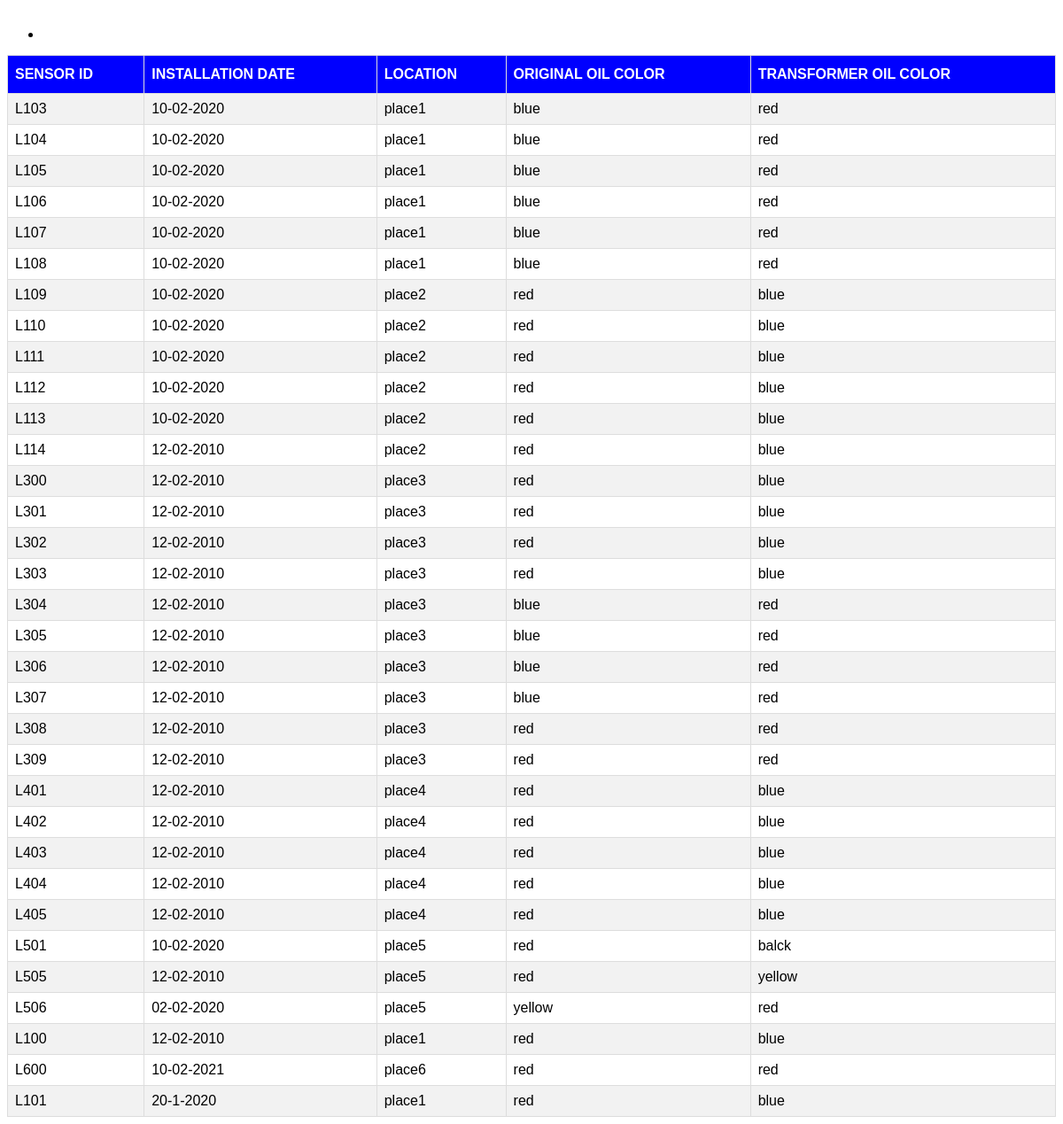
The page /veiwdata on the database its author committed.
### tables this page shows
CREATE TABLE "demo" (
	"SENSOR_ID"	TEXT,
	"LOCATION"	TEXT,
	"INSTALLATION_DATE"	TEXT,
	"OIL_COLOR"	TEXT,
	"TRANSFORMER_OIL_COLOR"	TEXT,
	PRIMARY KEY("SENSOR_ID","LOCATION")
);

### main.py (the view)
@app.route('/veiwdata')
def veiwdata():
    conn = sqlite3.connect("demo.db")  # connecting to the database file
    cur = conn.cursor()
    cur.execute("SELECT * FROM demo")
    row = cur.fetchall()
    conn.close()
    return render_template("veiwdata.html", rows=row)

### templates/veiwdata.html (shortened to what this page needs)
<!DOCTYPE html>
<html lang="en">
<head>
</head>
<body>
<ul>
<li><a href="{{url_for('back')}}">HOME PAGE</a></li>
</ul>
<table id="customers">
  <tr>
    <th>SENSOR ID</th>
    <th>INSTALLATION DATE</th>
    <th>LOCATION</th>
    <th>ORIGINAL OIL COLOR</th>
    <th>TRANSFORMER OIL COLOR</th>
  </tr>
    {% for i in rows %}
  <tr>
	<td>{{i[0]}}</td>
	<td>{{i[2]}}</td>
	<td>{{i[1]}}</td>
	<td>{{i[3]}}</td>
	<td>{{i[4]}}</td>
  </tr>
  {% endfor %}
</table>
</body>
</html>

### templates/veiwdata.html (style rules this page uses)
#customers { font-family: Arial, Helvetica, sans-serif; border-collapse: collapse; width: 100%; }
#customers td, #customers th { border: 1px solid #ddd; padding: 8px; }
#customers tr:nth-child(even) { background-color: #f2f2f2; }
#customers th { padding-top: 12px; padding-bottom: 12px; text-align: left; background-color: blue; color: white; }
li { float: left; }
li a { display: block; color: white; text-align: center; padding: 14px 16px; text-decoration: none; }

### rows shown on the page
demo: SENSOR_ID "L103", INSTALLATION_DATE "10-02-2020", LOCATION "place1", OIL_COLOR "blue", TRANSFORMER_OIL_COLOR "red"
demo: SENSOR_ID "L104", INSTALLATION_DATE "10-02-2020", LOCATION "place1", OIL_COLOR "blue", TRANSFORMER_OIL_COLOR "red"
demo: SENSOR_ID "L105", INSTALLATION_DATE "10-02-2020", LOCATION "place1", OIL_COLOR "blue", TRANSFORMER_OIL_COLOR "red"
demo: SENSOR_ID "L106", INSTALLATION_DATE "10-02-2020", LOCATION "place1", OIL_COLOR "blue", TRANSFORMER_OIL_COLOR "red"
demo: SENSOR_ID "L107", INSTALLATION_DATE "10-02-2020", LOCATION "place1", OIL_COLOR "blue", TRANSFORMER_OIL_COLOR "red"
demo: SENSOR_ID "L108", INSTALLATION_DATE "10-02-2020", LOCATION "place1", OIL_COLOR "blue", TRANSFORMER_OIL_COLOR "red"
demo: SENSOR_ID "L109", INSTALLATION_DATE "10-02-2020", LOCATION "place2", OIL_COLOR "red", TRANSFORMER_OIL_COLOR "blue"
demo: SENSOR_ID "L110", INSTALLATION_DATE "10-02-2020", LOCATION "place2", OIL_COLOR "red", TRANSFORMER_OIL_COLOR "blue"
demo: SENSOR_ID "L111", INSTALLATION_DATE "10-02-2020", LOCATION "place2", OIL_COLOR "red", TRANSFORMER_OIL_COLOR "blue"
demo: SENSOR_ID "L112", INSTALLATION_DATE "10-02-2020", LOCATION "place2", OIL_COLOR "red", TRANSFORMER_OIL_COLOR "blue"
demo: SENSOR_ID "L113", INSTALLATION_DATE "10-02-2020", LOCATION "place2", OIL_COLOR "red", TRANSFORMER_OIL_COLOR "blue"
demo: SENSOR_ID "L114", INSTALLATION_DATE "12-02-2010", LOCATION "place2", OIL_COLOR "red", TRANSFORMER_OIL_COLOR "blue"
demo: SENSOR_ID "L300", INSTALLATION_DATE "12-02-2010", LOCATION "place3", OIL_COLOR "red", TRANSFORMER_OIL_COLOR "blue"
demo: SENSOR_ID "L301", INSTALLATION_DATE "12-02-2010", LOCATION "place3", OIL_COLOR "red", TRANSFORMER_OIL_COLOR "blue"
demo: SENSOR_ID "L302", INSTALLATION_DATE "12-02-2010", LOCATION "place3", OIL_COLOR "red", TRANSFORMER_OIL_COLOR "blue"
demo: SENSOR_ID "L303", INSTALLATION_DATE "12-02-2010", LOCATION "place3", OIL_COLOR "red", TRANSFORMER_OIL_COLOR "blue"
demo: SENSOR_ID "L304", INSTALLATION_DATE "12-02-2010", LOCATION "place3", OIL_COLOR "blue", TRANSFORMER_OIL_COLOR "red"
demo: SENSOR_ID "L305", INSTALLATION_DATE "12-02-2010", LOCATION "place3", OIL_COLOR "blue", TRANSFORMER_OIL_COLOR "red"
demo: SENSOR_ID "L306", INSTALLATION_DATE "12-02-2010", LOCATION "place3", OIL_COLOR "blue", TRANSFORMER_OIL_COLOR "red"
demo: SENSOR_ID "L307", INSTALLATION_DATE "12-02-2010", LOCATION "place3", OIL_COLOR "blue", TRANSFORMER_OIL_COLOR "red"
demo: SENSOR_ID "L308", INSTALLATION_DATE "12-02-2010", LOCATION "place3", OIL_COLOR "red", TRANSFORMER_OIL_COLOR "red"
demo: SENSOR_ID "L309", INSTALLATION_DATE "12-02-2010", LOCATION "place3", OIL_COLOR "red", TRANSFORMER_OIL_COLOR "red"
demo: SENSOR_ID "L401", INSTALLATION_DATE "12-02-2010", LOCATION "place4", OIL_COLOR "red", TRANSFORMER_OIL_COLOR "blue"
demo: SENSOR_ID "L402", INSTALLATION_DATE "12-02-2010", LOCATION "place4", OIL_COLOR "red", TRANSFORMER_OIL_COLOR "blue"
demo: SENSOR_ID "L403", INSTALLATION_DATE "12-02-2010", LOCATION "place4", OIL_COLOR "red", TRANSFORMER_OIL_COLOR "blue"
demo: SENSOR_ID "L404", INSTALLATION_DATE "12-02-2010", LOCATION "place4", OIL_COLOR "red", TRANSFORMER_OIL_COLOR "blue"
demo: SENSOR_ID "L405", INSTALLATION_DATE "12-02-2010", LOCATION "place4", OIL_COLOR "red", TRANSFORMER_OIL_COLOR "blue"
demo: SENSOR_ID "L501", INSTALLATION_DATE "10-02-2020", LOCATION "place5", OIL_COLOR "red", TRANSFORMER_OIL_COLOR "balck"
demo: SENSOR_ID "L505", INSTALLATION_DATE "12-02-2010", LOCATION "place5", OIL_COLOR "red", TRANSFORMER_OIL_COLOR "yellow"
demo: SENSOR_ID "L506", INSTALLATION_DATE "02-02-2020", LOCATION "place5", OIL_COLOR "yellow", TRANSFORMER_OIL_COLOR "red"
demo: SENSOR_ID "L100", INSTALLATION_DATE "12-02-2010", LOCATION "place1", OIL_COLOR "red", TRANSFORMER_OIL_COLOR "blue"
demo: SENSOR_ID "L600", INSTALLATION_DATE "10-02-2021", LOCATION "place6", OIL_COLOR "red", TRANSFORMER_OIL_COLOR "red"
demo: SENSOR_ID "L101", INSTALLATION_DATE "20-1-2020", LOCATION "place1", OIL_COLOR "red", TRANSFORMER_OIL_COLOR "blue"
